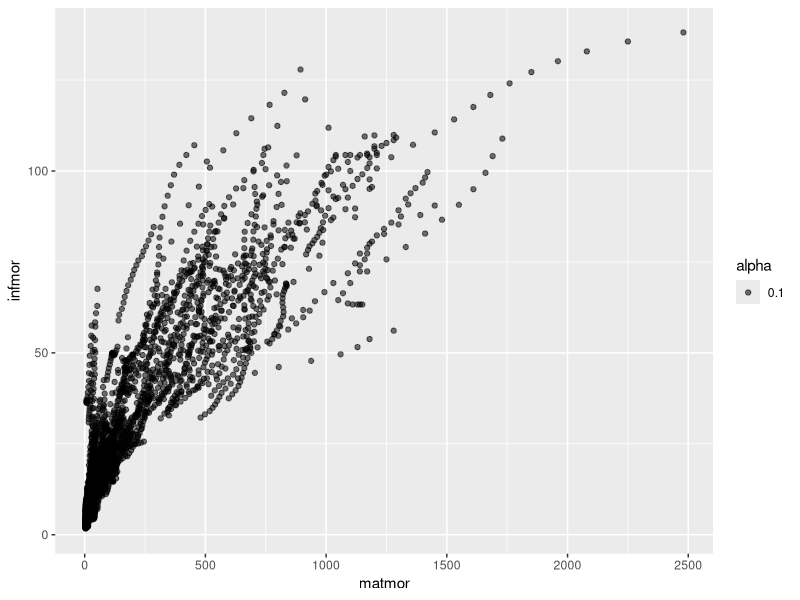
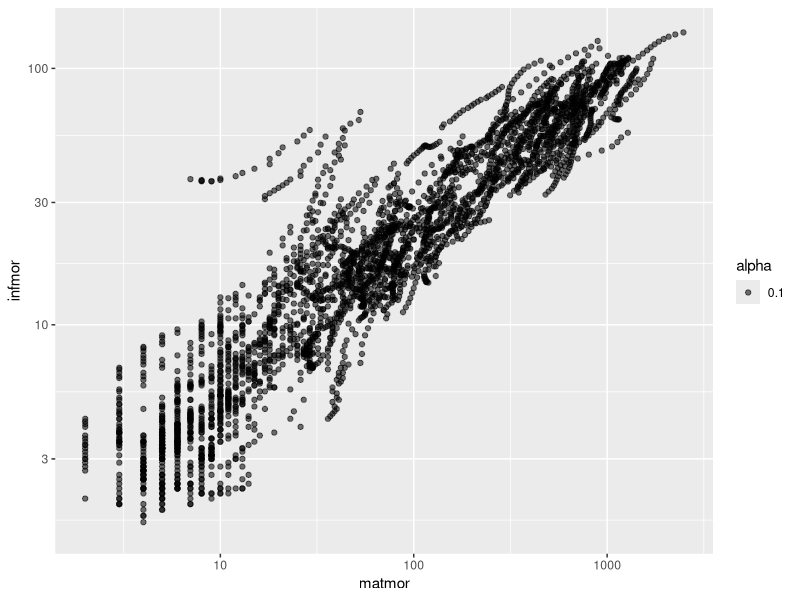
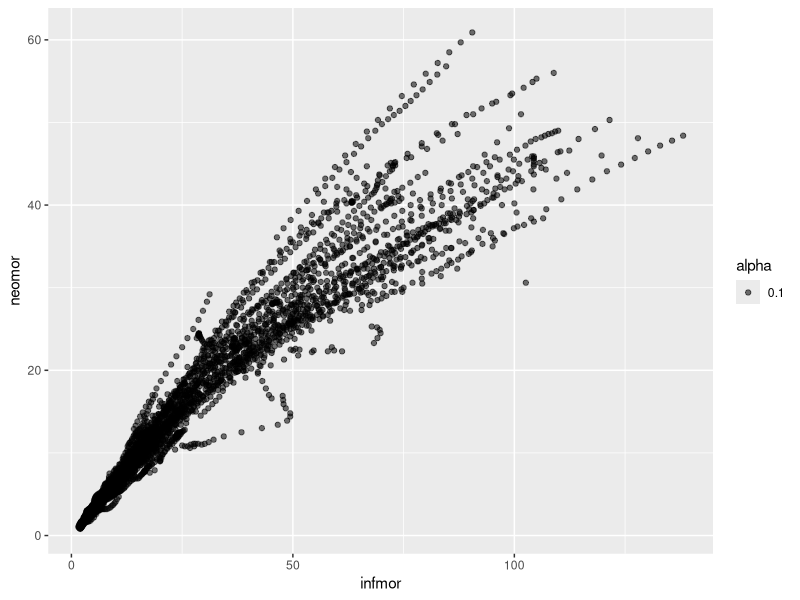
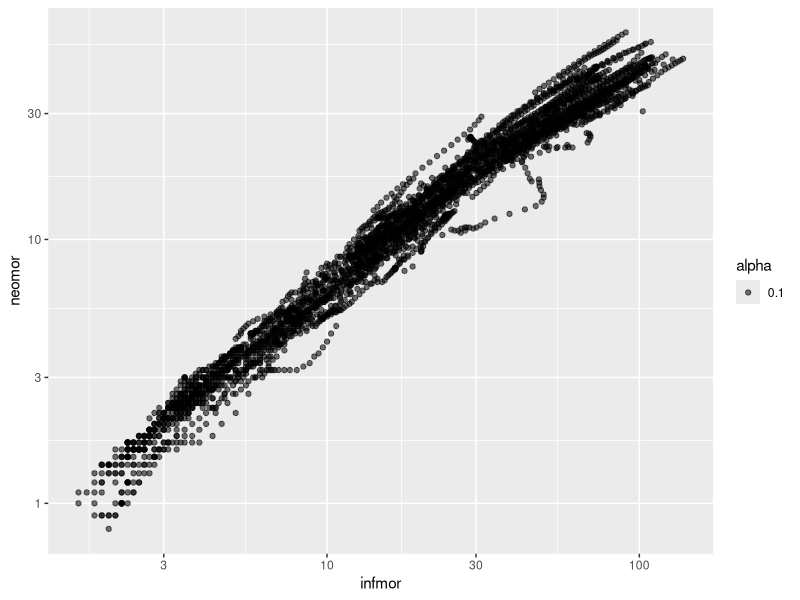
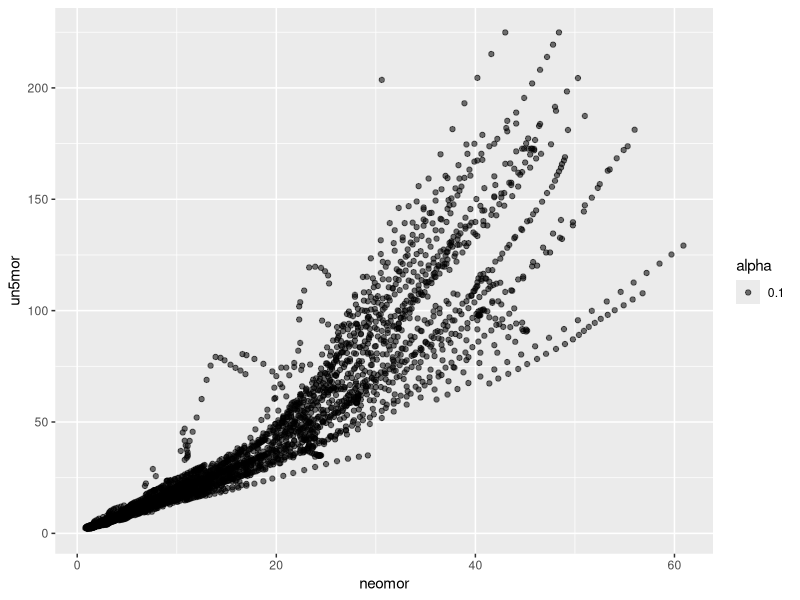
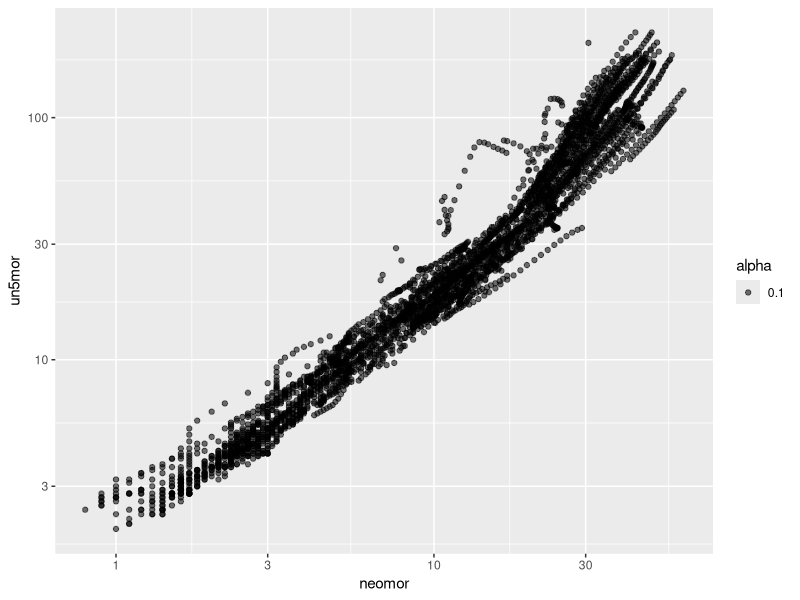
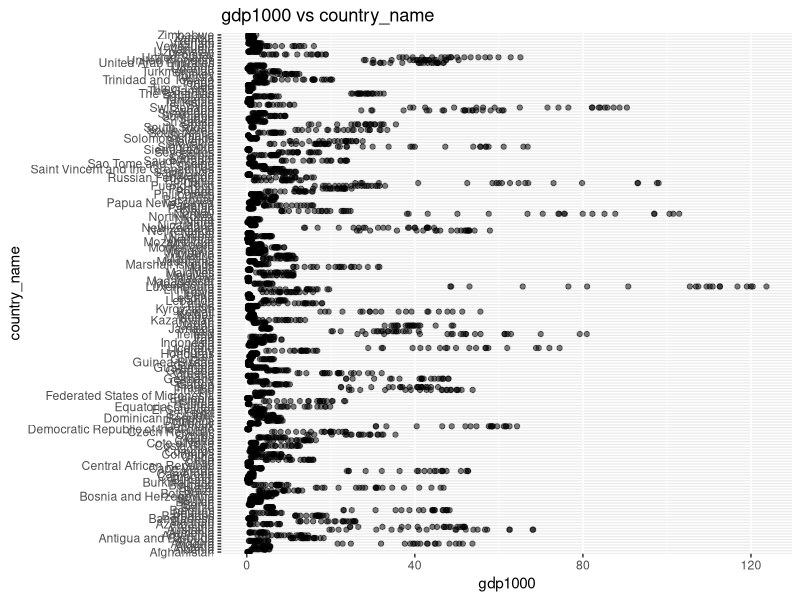
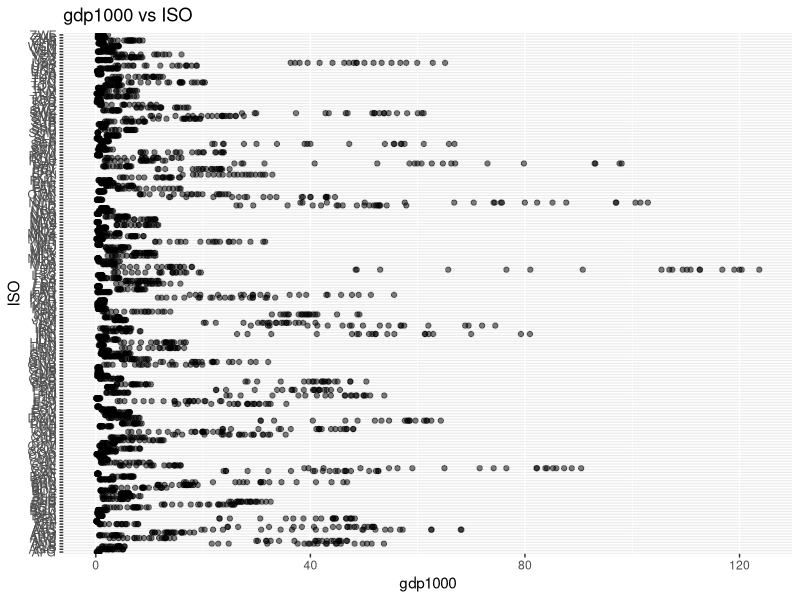

Generate these figures, in order, with R:
## ---- chunk 1
install.packages("ggplot2", repos = "https://cloud.r-project.org/")
## ---- chunk 2
library(here)
library(ggplot2)
finaldata <- read.csv(here("data/analytical", "finaldata.csv"), header = TRUE)
names(finaldata)
## ---- chunk 3
finaldata |>
  summary()
## ---- chunk 4
rows_u <- finaldata[is.na(finaldata$matmor), c("country_name", "year")]

length(unique(rows_u$country_name))
print("number of country missed in matmor")

rows_um <- finaldata[is.na(finaldata$neomor), c("country_name", "year")]
rows_um
print("number of country missed in matmor")

## ---- chunk 5
finaldata |>
  ggplot(aes(x = matmor, y = infmor, alpha = 0.1)) +
  geom_point()

finaldata |>
  ggplot(aes(x = matmor, y = infmor, alpha = 0.1)) +
  geom_point() +
  scale_x_log10() +
  scale_y_log10()


## ---- chunk 6
finaldata |>
  ggplot(aes(x = infmor, y = neomor, alpha = 0.1)) +
  geom_point()

finaldata |>
  ggplot(aes(x = infmor, y = neomor, alpha = 0.1)) +
  geom_point() +
  scale_x_log10() +
  scale_y_log10()
## ---- chunk 7
finaldata |>
  ggplot(aes(x = neomor, y = un5mor, alpha = 0.1)) +
  geom_point()

finaldata |>
  ggplot(aes(x = neomor, y = un5mor, alpha = 0.1)) +
  geom_point() +
  scale_x_log10() +
  scale_y_log10()
## ---- chunk 8
variables <- setdiff(names(finaldata), "gdp1000")

# Create 23 ggplot graphs
for (var in variables) {
  p <- ggplot(finaldata, aes_string(x = "gdp1000", y = var)) +
    geom_point(alpha = 0.5) +
    labs(title = paste("gdp1000 vs", var), x = "gdp1000", y = var)

  # Print the plot
  print(p)
}
## ---- chunk 9
variables <- setdiff(names(finaldata), "gdp1000")

# Create 23 ggplot graphs with log scales
variables <- setdiff(names(finaldata), "gdp1000")
numeric_variables <- variables[sapply(finaldata[variables], is.numeric)]  # Filter numeric variables only

# Create ggplot graphs with log scales for numeric variables
for (var in numeric_variables) {
  p <- ggplot(finaldata, aes_string(x = "gdp1000", y = var)) +
    geom_point(alpha = 0.5) +
    scale_x_log10() +  # Apply log scale to the x-axis
    scale_y_log10() +  # Apply log scale to the y-axis
    labs(title = paste("gdp1000 (log scale) vs", var), x = "gdp1000 (log scale)", y = paste(var, "(log scale)"))

  # Print the plot
  print(p)
}
## ---- chunk 10
variables <- setdiff(names(finaldata), "gdp1000")
numeric_variables <- variables[sapply(finaldata[variables], is.numeric)]  # Filter numeric variables only

# Calculate and print the coefficient of determination (R²)
for (var in numeric_variables) {
  correlation <- cor(finaldata$gdp1000, finaldata[[var]], use = "complete.obs")  # Calculate correlation
  r_squared <- correlation^2  # Coefficient of determination (R²)
  print(paste("R² between gdp1000 and", var, ":", r_squared))  # Print R²
}
## ---- chunk 11
# Get the variable names excluding 'gdp1000' and keeping only numeric variables
variables <- setdiff(names(finaldata), "gdp1000")
numeric_variables <- variables[sapply(finaldata[variables], is.numeric)]  # Filter numeric variables only

# Calculate and print the coefficient of determination (R²) using log scale
for (var in numeric_variables) {
  # Take the log of both gdp1000 and the variable, and handle non-positive values by removing them
  log_gdp1000 <- log10(finaldata$gdp1000[finaldata$gdp1000 > 0 & finaldata[[var]] > 0])
  log_var <- log10(finaldata[[var]][finaldata$gdp1000 > 0 & finaldata[[var]] > 0])
  
  # Calculate correlation on the log-transformed values
  correlation <- cor(log_gdp1000, log_var, use = "complete.obs")  
  r_squared <- correlation^2  # Coefficient of determination (R²)
  
  # Print the result
  print(paste("R² (log scale) between gdp1000 and", var, ":", r_squared))
}
